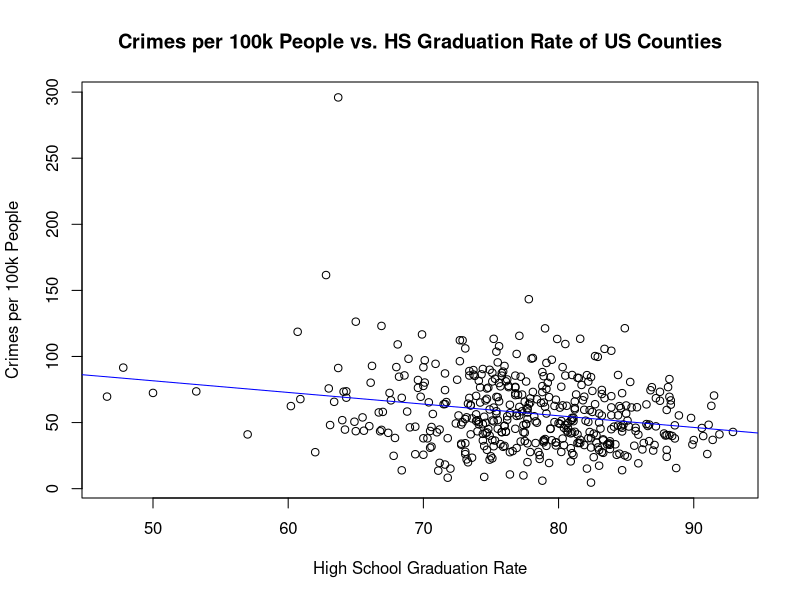

Source code (R): (Note: this script raises an error after producing the figure.)
## ---- chunk 1
#These are global specifications for how the RMarkdown file should knit. 
#Do not change these or delete these!
knitr::opts_chunk$set(echo = TRUE, 
                      tidy = TRUE, 
                      message = FALSE, 
                      fig.align = "center")
## ---- chunk 2
crimeData <- read.csv("CrimeRate.csv")
## ---- chunk 3

## ---- chunk 4

## ---- chunk 5

## ---- chunk 6
#Example plot code

plot(formula = CrimesPer100K ~ HSGrad, #choose the variables to plot, in the format y~x
     data = crimeData, #tell R the dataset that these variables come from
     main = "Crimes per 100k People vs. HS Graduation Rate of US Counties", #add a title to the plot
     ylab = "Crimes per 100k People", #label the y axis
     xlab = "High School Graduation Rate") #label the x axis
abline(lm(CrimesPer100K ~ HSGrad, data = crimeData), col = "blue") #add in the fitted line 
## ---- chunk 7
plot(y ~ x, 
     data = , 
     main = " ", 
     ylab = " ", 
     xlab = " ")
